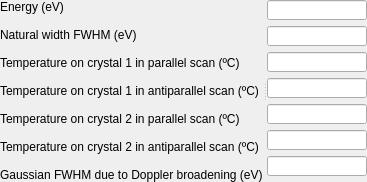
     <widget class="QSplitter" name="physicalSettings_splitter">
      <property name="sizePolicy">
       <sizepolicy hsizetype="MinimumExpanding" vsizetype="MinimumExpanding">
        <horstretch>1</horstretch>
        <verstretch>1</verstretch>
       </sizepolicy>
      </property>
      <property name="minimumSize">
       <size>
        <width>351</width>
        <height>178</height>
       </size>
      </property>
      <property name="maximumSize">
       <size>
        <width>16777215</width>
        <height>16777215</height>
       </size>
      </property>
      <property name="orientation">
       <enum>Qt::Horizontal</enum>
      </property>
      <property name="opaqueResize">
       <bool>false</bool>
      </property>
      <property name="childrenCollapsible">
       <bool>false</bool>
      </property>
      <widget class="QWidget" name="layoutWidget">
       <layout class="QVBoxLayout" name="physicalSettingsLabels" stretch="1,1,1,1,1,1,1">
        <property name="spacing">
         <number>14</number>
        </property>
        <property name="sizeConstraint">
         <enum>QLayout::SetNoConstraint</enum>
        </property>
        <item>
         <widget class="QLabel" name="energy_label">
          <property name="statusTip">
           <string>Source energy</string>
          </property>
          <property name="text">
           <string>Energy (eV)</string>
          </property>
         </widget>
        </item>
        <item>
         <widget class="QLabel" name="naturalWidth_label">
          <property name="statusTip">
           <string>Source natural width</string>
          </property>
          <property name="text">
           <string>Natural width FWHM (eV)</string>
          </property>
         </widget>
        </item>
        <item>
         <widget class="QLabel" name="tempC1P_label">
          <property name="statusTip">
           <string>Temperature of the first crystal to be considered while simulating the parallel scan</string>
          </property>
          <property name="text">
           <string>Temperature on crystal 1 in parallel scan (ºC)</string>
          </property>
         </widget>
        </item>
        <item>
         <widget class="QLabel" name="tempC1AP_label">
          <property name="statusTip">
           <string>Temperature of the first crystal to be considered while simulating the antiparallel scan</string>
          </property>
          <property name="text">
           <string>Temperature on crystal 1 in antiparallel scan (ºC)</string>
          </property>
         </widget>
        </item>
        <item>
         <widget class="QLabel" name="tempC2P_label">
          <property name="statusTip">
           <string>Temperature of the second crystal to be considered while simulating the parallel scan</string>
          </property>
          <property name="text">
           <string>Temperature on crystal 2 in parallel scan (ºC)</string>
          </property>
         </widget>
        </item>
        <item>
         <widget class="QLabel" name="tempC2AP_label">
          <property name="statusTip">
           <string>Temperature of the second crystal to be considered while simulating the antiparallel scan</string>
          </property>
          <property name="text">
           <string>Temperature on crystal 2 in antiparallel scan (ºC)</string>
          </property>
         </widget>
        </item>
        <item>
         <widget class="QLabel" name="dopplerFWHMGauss_label">
          <property name="statusTip">
           <string>Gaussian FWHM of the doppler broadening effect considered in the simulation</string>
          </property>
          <property name="text">
           <string>Gaussian FWHM due to Doppler broadening (eV)</string>
          </property>
         </widget>
        </item>
       </layout>
      </widget>
      <widget class="QWidget" name="layoutWidget">
       <layout class="QVBoxLayout" name="physicalSettingsVals" stretch="1,1,1,1,1,1,1">
        <property name="sizeConstraint">
         <enum>QLayout::SetNoConstraint</enum>
        </property>
        <item>
         <widget class="QLineEdit" name="energy_val">
          <property name="sizePolicy">
           <sizepolicy hsizetype="Fixed" vsizetype="Fixed">
            <horstretch>0</horstretch>
            <verstretch>0</verstretch>
           </sizepolicy>
          </property>
          <property name="maximumSize">
           <size>
            <width>100</width>
            <height>20</height>
           </size>
          </property>
         </widget>
        </item>
        <item>
         <widget class="QLineEdit" name="naturalWidth_val">
          <property name="sizePolicy">
           <sizepolicy hsizetype="Fixed" vsizetype="Fixed">
            <horstretch>0</horstretch>
            <verstretch>0</verstretch>
           </sizepolicy>
          </property>
          <property name="maximumSize">
           <size>
            <width>100</width>
            <height>20</height>
           </size>
          </property>
          <property name="plainText" stdset="0">
           <string/>
          </property>
         </widget>
        </item>
        <item>
         <widget class="QLineEdit" name="tempC1P_val">
          <property name="sizePolicy">
           <sizepolicy hsizetype="Fixed" vsizetype="Fixed">
            <horstretch>0</horstretch>
            <verstretch>0</verstretch>
           </sizepolicy>
          </property>
          <property name="maximumSize">
           <size>
            <width>100</width>
            <height>20</height>
           </size>
          </property>
          <property name="plainText" stdset="0">
           <string/>
          </property>
         </widget>
        </item>
        <item>
         <widget class="QLineEdit" name="tempC1AP_val">
          <property name="sizePolicy">
           <sizepolicy hsizetype="Fixed" vsizetype="Fixed">
            <horstretch>0</horstretch>
            <verstretch>0</verstretch>
           </sizepolicy>
          </property>
          <property name="maximumSize">
           <size>
            <width>100</width>
            <height>20</height>
           </size>
          </property>
          <property name="plainText" stdset="0">
           <string/>
          </property>
         </widget>
        </item>
        <item>
         <widget class="QLineEdit" name="tempC2P_val">
          <property name="sizePolicy">
           <sizepolicy hsizetype="Fixed" vsizetype="Fixed">
            <horstretch>0</horstretch>
            <verstretch>0</verstretch>
           </sizepolicy>
          </property>
          <property name="maximumSize">
           <size>
            <width>100</width>
            <height>20</height>
           </size>
          </property>
          <property name="plainText" stdset="0">
           <string/>
          </property>
         </widget>
        </item>
        <item>
         <widget class="QLineEdit" name="tempC2AP_val">
          <property name="sizePolicy">
           <sizepolicy hsizetype="Fixed" vsizetype="Fixed">
            <horstretch>0</horstretch>
            <verstretch>0</verstretch>
           </sizepolicy>
          </property>
          <property name="maximumSize">
           <size>
            <width>100</width>
            <height>20</height>
           </size>
          </property>
          <property name="plainText" stdset="0">
           <string/>
          </property>
         </widget>
        </item>
        <item>
         <widget class="QLineEdit" name="dopplerFWHMGauss_val">
          <property name="sizePolicy">
           <sizepolicy hsizetype="Fixed" vsizetype="Fixed">
            <horstretch>0</horstretch>
            <verstretch>0</verstretch>
           </sizepolicy>
          </property>
          <property name="maximumSize">
           <size>
            <width>100</width>
            <height>20</height>
           </size>
          </property>
          <property name="plainText" stdset="0">
           <string/>
          </property>
         </widget>
        </item>
       </layout>
      </widget>
     </widget>
